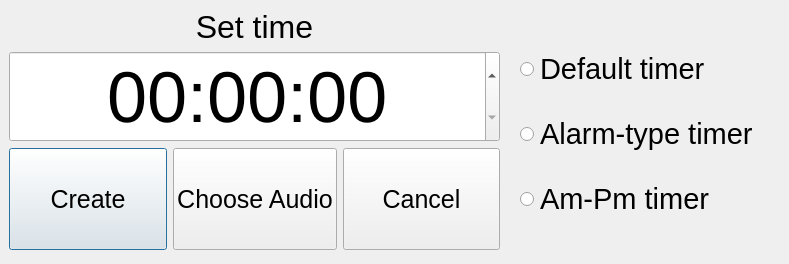
<?xml version="1.0" encoding="UTF-8"?>
<ui version="4.0">
 <class>CreateTimer</class>
 <widget class="QDialog" name="CreateTimer">
  <property name="geometry">
   <rect>
    <x>0</x>
    <y>0</y>
    <width>789</width>
    <height>264</height>
   </rect>
  </property>
  <property name="minimumSize">
   <size>
    <width>789</width>
    <height>264</height>
   </size>
  </property>
  <property name="maximumSize">
   <size>
    <width>789</width>
    <height>264</height>
   </size>
  </property>
  <property name="windowTitle">
   <string>Dialog</string>
  </property>
  <widget class="QWidget" name="verticalLayoutWidget">
   <property name="geometry">
    <rect>
     <x>9</x>
     <y>9</y>
     <width>491</width>
     <height>241</height>
    </rect>
   </property>
   <layout class="QVBoxLayout" name="verticalLayout">
    <property name="sizeConstraint">
     <enum>QLayout::SetMinimumSize</enum>
    </property>
    <item>
     <widget class="QLabel" name="label">
      <property name="sizePolicy">
       <sizepolicy hsizetype="Preferred" vsizetype="Fixed">
        <horstretch>0</horstretch>
        <verstretch>0</verstretch>
       </sizepolicy>
      </property>
      <property name="font">
       <font>
        <pointsize>24</pointsize>
       </font>
      </property>
      <property name="text">
       <string>Set time</string>
      </property>
      <property name="alignment">
       <set>Qt::AlignCenter</set>
      </property>
     </widget>
    </item>
    <item>
     <widget class="QTimeEdit" name="timeEdit">
      <property name="font">
       <font>
        <pointsize>54</pointsize>
       </font>
      </property>
      <property name="alignment">
       <set>Qt::AlignCenter</set>
      </property>
      <property name="buttonSymbols">
       <enum>QAbstractSpinBox::UpDownArrows</enum>
      </property>
      <property name="displayFormat">
       <string>HH:mm:ss</string>
      </property>
     </widget>
    </item>
    <item>
     <layout class="QHBoxLayout" name="layoutButtons">
      <property name="sizeConstraint">
       <enum>QLayout::SetMinimumSize</enum>
      </property>
      <item>
       <widget class="QPushButton" name="create">
        <property name="sizePolicy">
         <sizepolicy hsizetype="Minimum" vsizetype="Minimum">
          <horstretch>0</horstretch>
          <verstretch>0</verstretch>
         </sizepolicy>
        </property>
        <property name="font">
         <font>
          <pointsize>19</pointsize>
         </font>
        </property>
        <property name="text">
         <string>Create</string>
        </property>
       </widget>
      </item>
      <item>
       <widget class="QPushButton" name="chooseAudio">
        <property name="sizePolicy">
         <sizepolicy hsizetype="Minimum" vsizetype="Minimum">
          <horstretch>0</horstretch>
          <verstretch>0</verstretch>
         </sizepolicy>
        </property>
        <property name="font">
         <font>
          <pointsize>19</pointsize>
         </font>
        </property>
        <property name="text">
         <string>Choose Audio</string>
        </property>
       </widget>
      </item>
      <item>
       <widget class="QPushButton" name="pushButton">
        <property name="sizePolicy">
         <sizepolicy hsizetype="Minimum" vsizetype="Minimum">
          <horstretch>0</horstretch>
          <verstretch>0</verstretch>
         </sizepolicy>
        </property>
        <property name="font">
         <font>
          <pointsize>19</pointsize>
         </font>
        </property>
        <property name="text">
         <string>Cancel</string>
        </property>
       </widget>
      </item>
     </layout>
    </item>
   </layout>
  </widget>
  <widget class="QWidget" name="">
   <property name="geometry">
    <rect>
     <x>520</x>
     <y>30</y>
     <width>255</width>
     <height>211</height>
    </rect>
   </property>
   <layout class="QVBoxLayout" name="verticalLayout_2">
    <property name="sizeConstraint">
     <enum>QLayout::SetNoConstraint</enum>
    </property>
    <item>
     <widget class="QRadioButton" name="defaultTimer">
      <property name="font">
       <font>
        <pointsize>22</pointsize>
       </font>
      </property>
      <property name="text">
       <string>Default timer</string>
      </property>
     </widget>
    </item>
    <item>
     <widget class="QRadioButton" name="alarmTimer">
      <property name="font">
       <font>
        <pointsize>22</pointsize>
       </font>
      </property>
      <property name="text">
       <string>Alarm-type timer</string>
      </property>
     </widget>
    </item>
    <item>
     <widget class="QRadioButton" name="AmTimer">
      <property name="font">
       <font>
        <pointsize>22</pointsize>
       </font>
      </property>
      <property name="text">
       <string>Am-Pm timer</string>
      </property>
     </widget>
    </item>
   </layout>
  </widget>
 </widget>
 <resources/>
 <connections/>
</ui>
